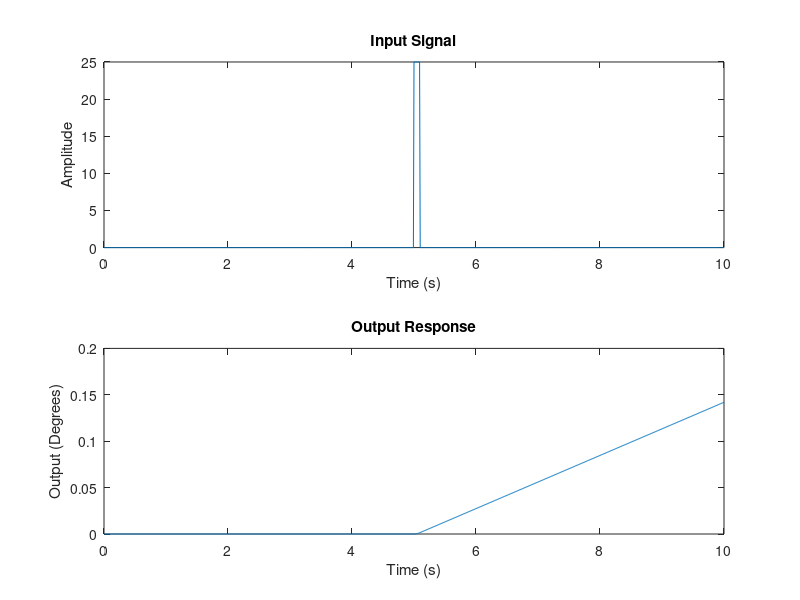

Write the MATLAB code that produced this figure. (Note: this script raises an error after producing the figure.)
clc
clear
close all

% Cruise control function example
s = tf('s');                % Define Laplace transform
sysG = 0.001/(s^2+0.05*s);  % Transfer function

p = pole(sysG);             % Compute poles
[z,k] = zero(sysG);         % Compute zeros and gain

fprintf('Example 1\n');
disp('Poles: ');
disp(p);
disp('Zeros: ');
disp(z);
disp('Gain: ');
disp(k);

% Cruise control example 2
sysG2 = (3*s+9)/(s^2+6*s+25);

p2 = pole(sysG2);
[z2,k2] = zero(sysG2);

fprintf('\nExample 2\n');
disp('Poles: ');
disp(p2);
disp('Zeros: ');
disp(z2);
disp('Gain: ');
disp(k2);

% Satellite example 3
sysG3 = 0.0002/s^2;
t = 0:0.01:10;  % set up time vector with dt = 0.01 sec

u1 = [zeros(1, 500),...
      25*ones(1, 10),...  % pulse of 25N, at 5 sec, for 0.1 sec duration
      zeros(1, length(t) - 500 - 10)];  % pulse input

[y1] = lsim(sysG3, u1, t);   % linear simulation
ff = 180/pi;                  % conversion factor from radians to degrees
y1 = ff * y1;                 % output in degrees
figure;
subplot(2, 1, 1);
plot(t, u1);                  % plot input signal
title('Input Signal');
xlabel('Time (s)');
ylabel('Amplitude');

subplot(2, 1, 2);
plot(t, y1);                  % plot output response
title('Output Response');
xlabel('Time (s)');
ylabel('Output (Degrees)');

% Cruise control example 3
sysG3 = 100/(s^3 + 10.1*s^2 + 101*s);

p3 = pole(sysG3);
[z3, k3] = zero(sysG3);

fprintf('\nExample 3\n');
disp('Poles: ');
disp(p3);
disp('Zeros: ');
disp(z3);
disp('Gain: ');
disp(k3);

dist_3 = repmat("pole", 3, 1);
disp(dist_3);
figure;
plotComplex(p3, dist_3);

% Satellite transfer function example 4